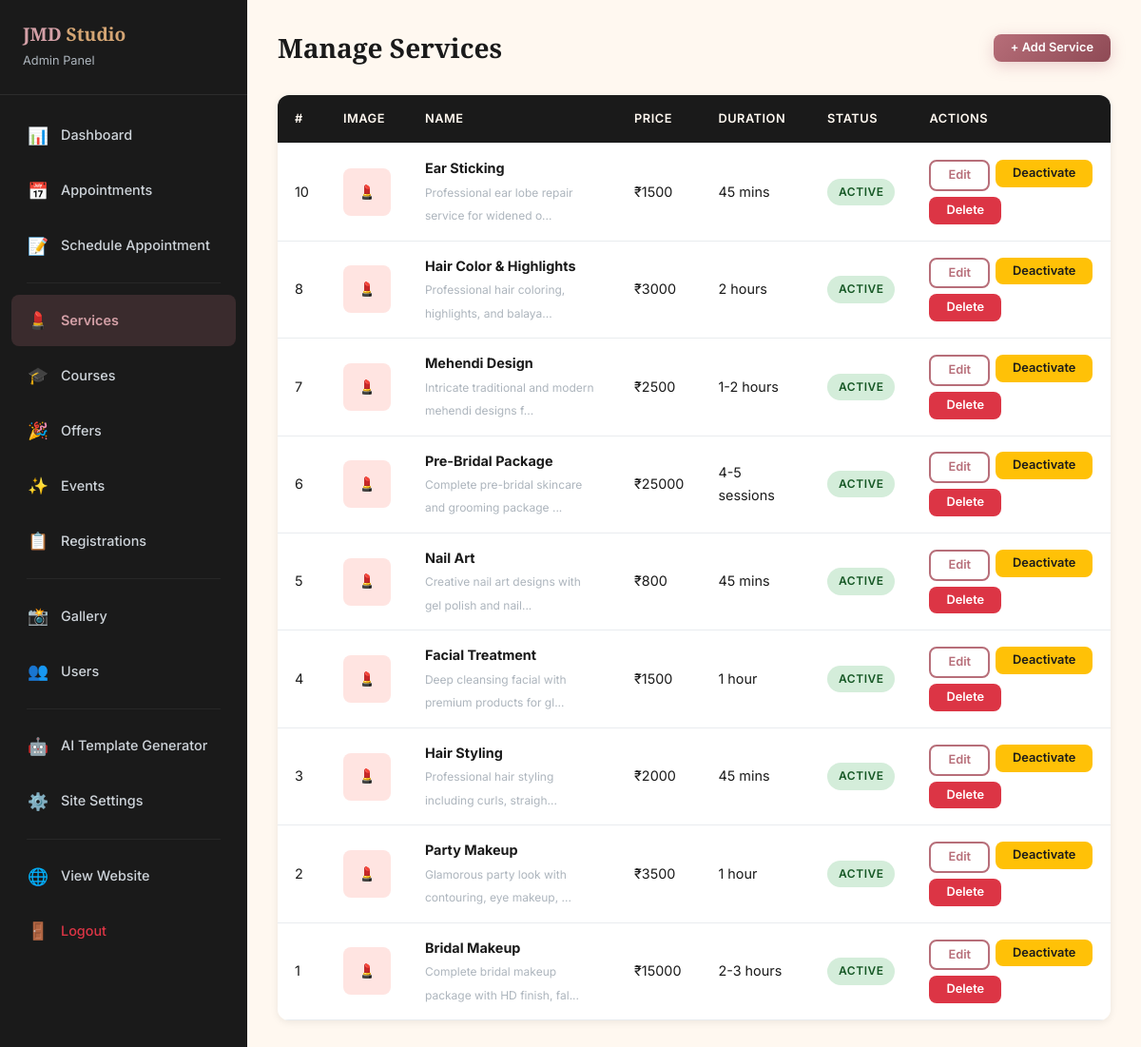
Screenshot of /manage-services (signed in) with the database file from the repository.
### tables this page shows
CREATE TABLE services (
        id INTEGER PRIMARY KEY AUTOINCREMENT,
        name TEXT NOT NULL,
        description TEXT,
        price REAL,
        duration TEXT,
        image TEXT,
        is_active INTEGER DEFAULT 1
    );

### app.py (the view, shortened to what this page needs)
@app.route('/manage-services', methods=['GET', 'POST'])
@admin_required
def manage_services():
    db = get_db()
    services = db.execute('SELECT * FROM services ORDER BY id DESC').fetchall()
    return render_template('manage_services.html', services=services)

### app.py (called while the page is built)
def get_db():
    if 'db' not in g:
        g.db = sqlite3.connect(DB_NAME)
        g.db.row_factory = sqlite3.Row
    return g.db

def admin_required(f):
    @wraps(f)
    def decorated(*args, **kwargs):
        if 'admin_id' not in session:
            flash('Admin login required.', 'warning')
            return redirect(url_for('admin_login'))
        return f(*args, **kwargs)
    return decorated

def get_settings():
    db = get_db()
    rows = db.execute('SELECT key, value FROM site_settings').fetchall()
    return {row['key']: row['value'] for row in rows}

@app.context_processor
def inject_user():
    user = None
    unread_count = 0
    if 'user_id' in session:
        db = get_db()
        user = db.execute('SELECT * FROM users WHERE id = ?', (session['user_id'],)).fetchone()
        unread_count = db.execute('SELECT COUNT(*) FROM notifications WHERE user_id = ? AND is_read = 0',
                                  (session['user_id'],)).fetchone()[0]
    settings = get_settings()
    return dict(current_user=user, unread_count=unread_count, site=settings)

### templates/manage_services.html (shortened to what this page needs)
{% extends 'admin_base.html' %}
{% block admin_content %}
<div class="admin-header">
    <h1>Manage Services</h1>
    <button class="btn btn-primary btn-sm" data-modal="add-service-modal">+ Add Service</button>
</div>
{% if services %}
<div class="table-responsive">
    <table class="data-table">
        <thead>
            <tr>
                <th>#</th>
                <th>Image</th>
                <th>Name</th>
                <th>Price</th>
                <th>Duration</th>
                <th>Status</th>
                <th>Actions</th>
            </tr>
        </thead>
        <tbody>
            {% for service in services %}
            <tr>
                <td>{{ service.id }}</td>
                <td>
                    {% if service.image %}
                    <img src="{{ url_for('static', filename='uploads/' + service.image) }}" alt="{{ service.name }}" style="width:50px;height:50px;object-fit:cover;border-radius:8px;">
                    {% else %}
                    <div style="width:50px;height:50px;background:var(--soft-pink);border-radius:8px;display:flex;align-items:center;justify-content:center;">💄</div>
                    {% endif %}
                </td>
                <td>
                    <strong>{{ service.name }}</strong>
                    <br><small style="color:var(--gray-500);">{{ service.description[:50] }}{% if service.description and service.description|length > 50 %}...{% endif %}</small>
                </td>
                <td>₹{{ "%.0f"|format(service.price) }}</td>
                <td>{{ service.duration }}</td>
                <td>
                    <span class="badge {% if service.is_active %}badge-approved{% else %}badge-rejected{% endif %}">
                        {{ 'Active' if service.is_active else 'Inactive' }}
                    </span>
                </td>
                <td>
                    <div class="actions">
                        <button class="btn btn-outline btn-sm" data-modal="edit-service-{{ service.id }}">Edit</button>
                        <form action="{{ url_for('manage_services') }}" method="POST" style="display:inline;">
                            <button type="submit" class="btn btn-warning btn-sm">{{ 'Deactivate' if service.is_active else 'Activate' }}</button>
                        </form>
                        <form action="{{ url_for('manage_services') }}" method="POST" style="display:inline;">
                            <button type="submit" class="btn btn-danger btn-sm btn-delete-confirm">Delete</button>
                        </form>
                    </div>
                </td>
            </tr>
            {% endfor %}
        </tbody>
    </table>
</div>
{% else %}
<div class="empty-state bg-white rounded shadow p-4">
    <div class="empty-icon">💄</div>
    <p>No services yet. Add your first service!</p>
</div>
{% endif %}
{% endblock %}

### static/css/style.css (style rules this page uses)
:root { --rose-gold: #B76E79; --rose-gold-light: #D4A0A7; --rose-gold-dark: #8E4A55; --black: #1a1a1a; --black-light: #2d2d2d; --cream: #FFF8F0; --cream-dark: #F5EDE3; --soft-pink: #FFE4E1; --soft-pink-dark: #F5C6C0; --gold: #D4A574; --gold-light: #E8C9A8; --white: #FFFFFF; --gray-100: #F8F9FA; --gray-200: #E9ECEF; --gray-300: #DEE2E6; --gray-400: #CED4DA; --gray-500: #ADB5BD; --gray-600: #6C757D; --gray-700: #495057; --gray-800: #343A40; --success: #28A745; --warning: #FFC107; --error: #DC3545; --info: #17A2B8; --font-heading: 'Playfair Display', Georgia, serif; --font-body: 'Inter', -apple-system, BlinkMacSystemFont, sans-serif; --shadow-sm: 0 2px 8px rgba(0,0,0,0.08); --shadow-md: 0 4px 16px rgba(0,0,0,0.12); --shadow-lg: 0 8px 32px rgba(0,0,0,0.16); --shadow-xl: 0 16px 48px rgba(0,0,0,0.20); --radius-sm: 8px; --radius-md: 12px; --radius-lg: 20px; --radius-xl: 28px; --transition: all 0.3s cubic-bezier(0.4, 0, 0.2, 1); }
*, *::before, *::after { margin: 0; padding: 0; box-sizing: border-box; }
html { scroll-behavior: smooth; }
body { font-family: var(--font-body); font-size: 16px; line-height: 1.7; color: var(--black); background-color: var(--cream); overflow-x: hidden; }
h1, h2, h3, h4, h5, h6 { font-family: var(--font-heading); font-weight: 600; line-height: 1.3; color: var(--black); }
h1 { font-size: 3rem; }
.btn { display: inline-flex; align-items: center; justify-content: center; gap: 8px; padding: 14px 32px; border: none; border-radius: var(--radius-xl); font-family: var(--font-body); font-size: 0.95rem; font-weight: 600; cursor: pointer; transition: var(--transition); text-decoration: none; line-height: 1; }
.btn-primary { background: linear-gradient(135deg, var(--rose-gold), var(--rose-gold-dark)); color: var(--white); box-shadow: 0 4px 16px rgba(183, 110, 121, 0.3); }
.btn-outline { background: transparent; color: var(--rose-gold); border: 2px solid var(--rose-gold); }
.btn-danger { background: var(--error); color: var(--white); }
.btn-warning { background: var(--warning); color: var(--black); }
.btn-sm { padding: 8px 18px; font-size: 0.8rem; border-radius: var(--radius-sm); }
.badge { display: inline-block; padding: 4px 12px; border-radius: var(--radius-xl); font-size: 0.75rem; font-weight: 600; text-transform: uppercase; letter-spacing: 0.5px; }
.badge-approved { background: #D4EDDA; color: #155724; }
.table-responsive { overflow-x: auto; border-radius: var(--radius-md); box-shadow: var(--shadow-sm); }
.data-table { width: 100%; border-collapse: collapse; background: var(--white); }
.data-table th, .data-table td { padding: 14px 18px; text-align: left; font-size: 0.9rem; border-bottom: 1px solid var(--gray-200); }
.data-table th { background: var(--black); color: var(--cream); font-weight: 600; font-size: 0.8rem; text-transform: uppercase; letter-spacing: 0.5px; }
.data-table .actions { display: flex; gap: 6px; flex-wrap: wrap; }
.admin-header { display: flex; align-items: center; justify-content: space-between; margin-bottom: 32px; }
.admin-header h1 { font-size: 1.75rem; }

### rows the page displays
services: id "10", name "Ear Sticking", description "Professional ear lobe repair service for widened o", price "1500", duration "45 mins", is_active "ACTIVE", is_active "Deactivate"
services: id "8", name "Hair Color & Highlights", description "Professional hair coloring, highlights, and balaya", price "3000", duration "2 hours", is_active "ACTIVE", is_active "Deactivate"
services: id "7", name "Mehendi Design", description "Intricate traditional and modern mehendi designs f", price "2500", duration "1-2 hours", is_active "ACTIVE", is_active "Deactivate"
services: id "6", name "Pre-Bridal Package", description "Complete pre-bridal skincare and grooming package", price "25000", duration "4-5 sessions", is_active "ACTIVE", is_active "Deactivate"
services: id "5", name "Nail Art", description "Creative nail art designs with gel polish and nail", price "800", duration "45 mins", is_active "ACTIVE", is_active "Deactivate"
services: id "4", name "Facial Treatment", description "Deep cleansing facial with premium products for gl", price "1500", duration "1 hour", is_active "ACTIVE", is_active "Deactivate"
services: id "3", name "Hair Styling", description "Professional hair styling including curls, straigh", price "2000", duration "45 mins", is_active "ACTIVE", is_active "Deactivate"
services: id "2", name "Party Makeup", description "Glamorous party look with contouring, eye makeup,", price "3500", duration "1 hour", is_active "ACTIVE", is_active "Deactivate"
services: id "1", name "Bridal Makeup", description "Complete bridal makeup package with HD finish, fal", price "15000", duration "2-3 hours", is_active "ACTIVE", is_active "Deactivate"
